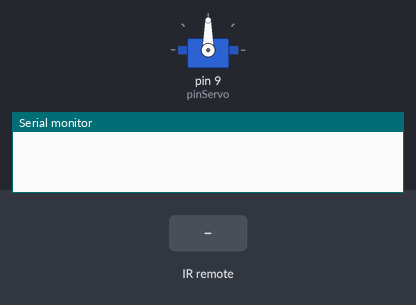
The sketch below on a simulated Arduino Uno, built with avr-gcc and run on an emulated ATmega328P. Parts: servo, the last lines printed to the serial monitor. The inputs (shaded band) are chosen by the test bench.

Above: at 1.2 s.
1.3 s: infrared code 0x34 received
At 1.6 s:
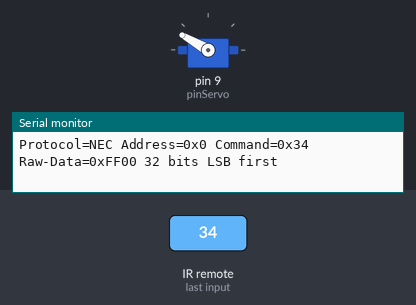
At 3.2 s:
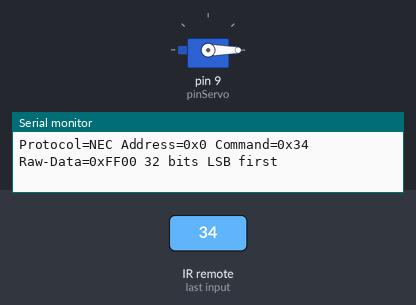
Timing chart, 0 to 4.7 s (numbered marks = the images above; inputs shaded):
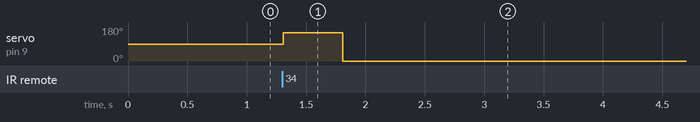

Measured:
- after the input at 1.3 s, servo on pin 9 (pinServo): 90° → 150° at once, → 0° 0.50 s later

The sketch:

nhan.ino
```cpp
#include <IRremote.h>
#define IR_RECEIVE_PIN 2


#include <Servo.h>
Servo myServo;
const int pinServo = 9;

void setup() {
  Serial.begin(9600);
  IrReceiver.begin(IR_RECEIVE_PIN, ENABLE_LED_FEEDBACK);

  myServo.attach(pinServo, 500, 2500);
}

void loop() {
  if (IrReceiver.decode()) {
    IrReceiver.printIRResultShort(&Serial);

    if(IrReceiver.decodedIRData.command == 0x34) {
      myServo.write(150);
      delay(500);
      myServo.write(0);
      delay(250);
    } else {
      myServo.write(90);
      delay(500);
      myServo.write(0);
      delay(250);
    }
    IrReceiver.resume();
  }
}
```
